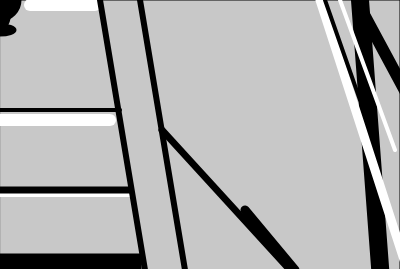
Frame 1 (no input)
Frame 60 (no input): identical to frame 1, image omitted
Frame 120 (the mouse pressed at the canvas centre since frame 60): identical to frame 1, image omitted

The p5.js sketch that drew this single still picture (run headless with seeded random() and noise() and a simulated clock; from frame 60 on, the mouse is pressed at the canvas centre):

// p5.js sketch
// ── sketch.js
function setup() {
    createCanvas(400, 269);
    background(100);
    Comment
    fill(200)
    square (0,0,400,)

    fill(0)
    strokeWeight(3)
    rect(0, 255, 140, 50);

    ellipse(0, 0, 40, 40)
    ellipse(0, 10, 20, 40)
    ellipse(0, 30, 30, 10)

    strokeWeight(4)
    line(0, 110, 120, 110)
    stroke('white')
    strokeWeight(12)
    line (30,5, 95, 5)
    strokeWeight(12)
    line (0,120, 110, 120)
    strokeWeight(4)
    line (0,195, 130, 195)
    stroke('Black')
    strokeWeight(7)
    line(0, 190, 130, 190)

    strokeWeight(6)
    line(100, 0, 150, 300)
    strokeWeight(6)
    line(140, 0, 190, 300)
    

    strokeWeight(18)
    line (360,0, 390, 400);

    strokeWeight(12)
    line (360,7, 410, 100);

    stroke('white')
    strokeWeight(4)
    line (340,0, 395, 150);

    stroke('white')
    strokeWeight(9)
    line (320,0, 417, 300);

    stroke('black')
    strokeWeight(4)
    line (325,0, 360, 100);

    stroke('black')
    strokeWeight(7)
    line (162, 130, 290, 270);
    strokeWeight(9)
    line (245, 210, 295, 270);
    
}

function draw() {

}
